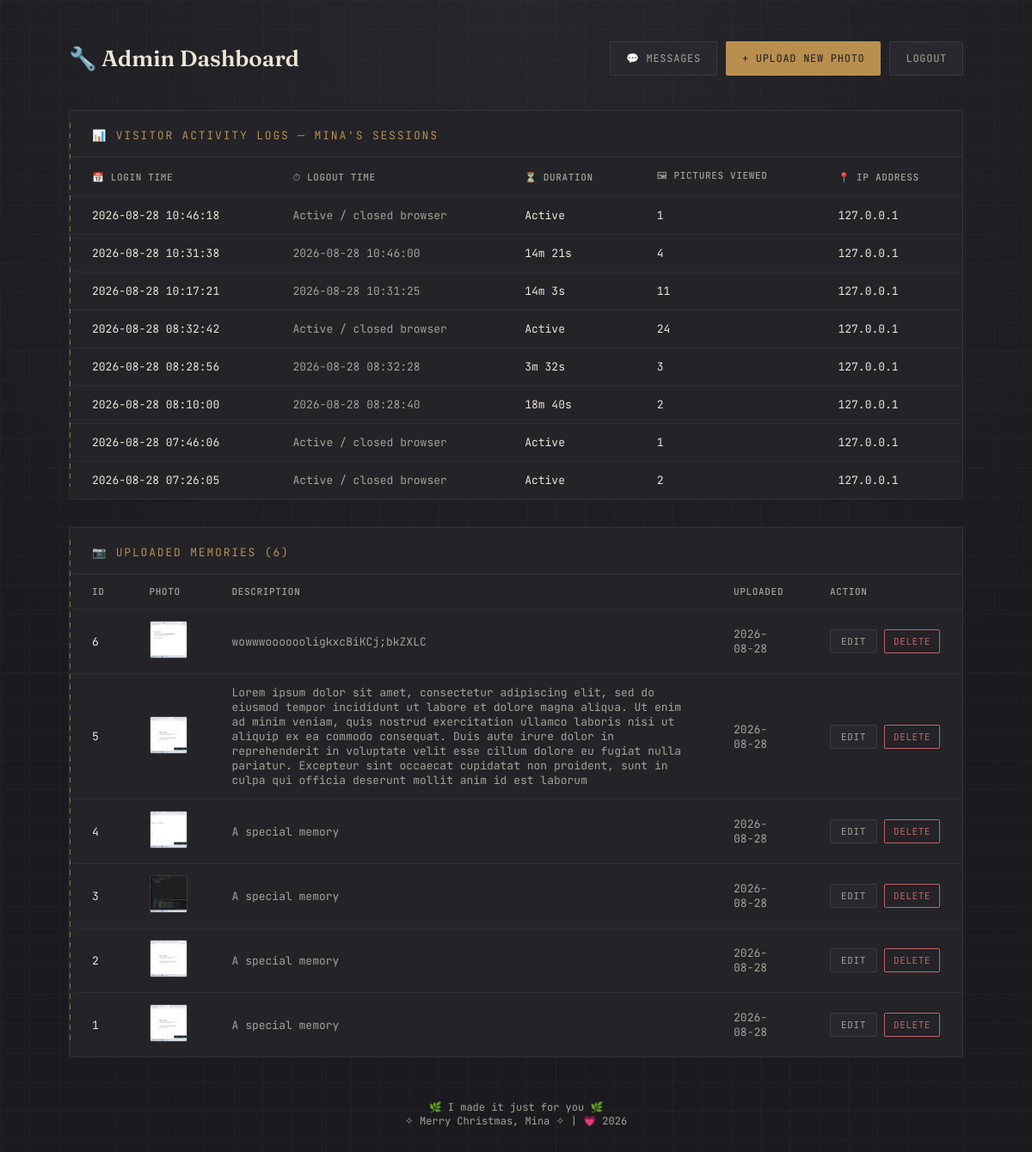
Page /admin (signed in) on the committed database.
### app.py (models this page shows)
class VisitorSession(db.Model):
    id = db.Column(db.Integer, primary_key=True)
    login_time = db.Column(db.DateTime, default=datetime.utcnow)
    logout_time = db.Column(db.DateTime, nullable=True)
    ip_address = db.Column(db.String(64))
    pictures_viewed = db.Column(db.Integer, default=0)
    @property
    def duration_display(self):
        if not self.logout_time:
            return "Active"
        delta = self.logout_time - self.login_time
        minutes, seconds = divmod(int(delta.total_seconds()), 60)
        return f"{minutes}m {seconds}s"

class Memory(db.Model):
    id = db.Column(db.Integer, primary_key=True)
    description = db.Column(db.String(300), default="A special memory")
    uploaded_at = db.Column(db.DateTime, default=datetime.utcnow)
    photos = db.relationship(
        "Photo", backref="memory", cascade="all, delete-orphan",
        order_by="Photo.id"
    )
    @property
    def cover_photo(self):
        return self.photos[0] if self.photos else None

class Photo(db.Model):
    id = db.Column(db.Integer, primary_key=True)
    filename = db.Column(db.String(300), nullable=False)
    memory_id = db.Column(db.Integer, db.ForeignKey("memory.id"), nullable=False)

### app.py (the view)
@app.route("/admin")
@admin_required
def admin_dashboard():
    visits = VisitorSession.query.order_by(VisitorSession.login_time.desc()).all()
    memories = Memory.query.order_by(Memory.uploaded_at.desc()).all()
    return render_template("admin.html", visits=visits, memories=memories)

### app.py (called while the page is built)
def admin_required(view):
    from functools import wraps
    @wraps(view)
    def wrapped(*args, **kwargs):
        if not session.get("is_admin"):
            return redirect(url_for("admin_login"))
        return view(*args, **kwargs)
    return wrapped

### templates/admin.html (shortened to what this page needs)
<!DOCTYPE html>
<html lang="en">
<head>
</head>
<body>
<div class="top">
  <h1>🔧 Admin Dashboard</h1>
  <div class="actions">
    <a class="btn ghost" href="{{ url_for('admin_messages') }}">💬 Messages</a>
    <a class="btn primary" href="{{ url_for('upload') }}">+ Upload New Photo</a>
    <a class="btn ghost" href="{{ url_for('admin_logout') }}">Logout</a>
  </div>
</div>
<div class="panel">
  <div class="panel-header">📊 Visitor Activity Logs — Mina's Sessions</div>
  <table>
    <thead>
      <tr>
        <th>📅 Login Time</th>
        <th>⏱ Logout Time</th>
        <th>⏳ Duration</th>
        <th>🖼 Pictures Viewed</th>
        <th>📍 IP Address</th>
      </tr>
    </thead>
    <tbody>
      {% for v in visits %}
      <tr>
        <td>{{ v.login_time.strftime('%Y-%m-%d %H:%M:%S') }}</td>
        <td class="dim">{{ v.logout_time.strftime('%Y-%m-%d %H:%M:%S') if v.logout_time else 'Active / closed browser' }}</td>
        <td>{{ v.duration_display }}</td>
        <td>{{ v.pictures_viewed or 'None yet' }}</td>
        <td>{{ v.ip_address }}</td>
      </tr>
      {% else %}
      <tr class="empty-row"><td colspan="5">No visits logged yet.</td></tr>
      {% endfor %}
    </tbody>
  </table>
</div>
<div class="panel">
  <div class="panel-header">📷 Uploaded Memories ({{ memories|length }})</div>
  <table>
    <thead>
      <tr>
        <th>ID</th>
        <th>Photo</th>
        <th>Description</th>
        <th>Uploaded</th>
        <th>Action</th>
      </tr>
    </thead>
    <tbody>
      {% for m in memories %}
      <tr>
        <td>{{ m.id }}</td>
        <td>
          {% if m.cover_photo %}
            <img class="thumb-sm" src="{{ url_for('static', filename='uploads/' + m.cover_photo.filename) }}" alt="">
          {% else %}
            —
          {% endif %}
        </td>
        <td class="dim">{{ m.description }}</td>
        <td class="dim">{{ m.uploaded_at.strftime('%Y-%m-%d') }}</td>
        <td>
          <div style="display:flex; gap:8px;">
            <a class="btn ghost" style="padding:6px 12px; font-size:11px;"
               href="{{ url_for('edit_memory', memory_id=m.id) }}">Edit</a>
            <form method="POST" action="{{ url_for('delete_memory', memory_id=m.id) }}"
                  onsubmit="return confirm('Delete this memory permanently?');">
              <button class="del-btn" type="submit">Delete</button>
            </form>
          </div>
        </td>
      </tr>
      {% else %}
      <tr class="empty-row"><td colspan="5">Nothing uploaded yet.</td></tr>
      {% endfor %}
    </tbody>
  </table>
</div>
<footer>
  🌿 I made it just for you 🌿<br>
  ✧ Merry Christmas, Mina ✧ | 💗 2026
</footer>
</body>
</html>

### templates/admin.html (style rules this page uses)
:root { --ink:#1b1b1f; --panel:#232328; --panel-2:#28282e; --parchment:#ece5d6; --parchment-dim:#a7a297; --brass:#b98f4f; --brass-dim:#8a6c3e; --alert:#c1666b; }
* { box-sizing:border-box; }
body { margin:0; min-height:100vh; font-family:'JetBrains Mono', monospace; background:radial-gradient(circle at 50% 0%, #26262c, var(--ink) 60%); color:var(--parchment); padding:48px 5vw 90px; }
body::before { content:""; position:fixed; inset:0; background-image: linear-gradient(rgba(236,229,214,.028) 1px, transparent 1px), linear-gradient(90deg, rgba(236,229,214,.028) 1px, transparent 1px); background-size:34px 34px; pointer-events:none; }
.top { max-width:1040px; margin:0 auto 40px; display:flex; align-items:center; justify-content:space-between; flex-wrap:wrap; gap:16px; position:relative; z-index:1; }
h1 { font-family:'Fraunces', serif; font-weight:600; font-size:26px; margin:0; display:flex; align-items:center; gap:10px; }
.actions { display:flex; gap:10px; }
.btn { font-family:'JetBrains Mono', monospace; font-size:12px; letter-spacing:.06em; text-transform:uppercase; text-decoration:none; padding:11px 18px; border-radius:2px; border:1px solid transparent; transition:transform .15s ease; }
.btn.primary { background:var(--brass); color:var(--ink); }
.btn.ghost { background:var(--panel-2); color:var(--parchment-dim); border-color:#3a3a41; }
.panel { max-width:1040px; margin:0 auto 32px; background:var(--panel); border:1px solid #333338; border-radius:2px; position:relative; z-index:1; overflow:hidden; }
.panel::before { content:""; position:absolute; top:14px; bottom:14px; left:0; width:1px; background:repeating-linear-gradient(to bottom, var(--brass-dim) 0 6px, transparent 6px 12px); }
.panel-header { padding:20px 26px 16px; font-size:13px; letter-spacing:.14em; text-transform:uppercase; color:var(--brass); display:flex; align-items:center; gap:8px; border-bottom:1px solid #333338; }
table { width:100%; border-collapse:collapse; }
th, td { text-align:left; padding:13px 26px; font-size:13px; border-bottom:1px solid #2c2c33; }
th { color:var(--parchment-dim); font-weight:500; text-transform:uppercase; letter-spacing:.06em; font-size:11px; }
tr:last-child td { border-bottom:none; }
td.dim { color:var(--parchment-dim); }
.thumb-sm { width:44px; height:44px; object-fit:cover; border-radius:2px; border:1px solid #3a3a41; }
.del-btn { background:none; border:1px solid var(--alert); color:var(--alert); font-family:'JetBrains Mono', monospace; font-size:11px; padding:6px 10px; border-radius:2px; cursor:pointer; text-transform:uppercase; letter-spacing:.05em; }
footer { text-align:center; margin-top:50px; color:var(--parchment-dim); font-size:12px; position:relative; z-index:1; }

### rows in the picture
VisitorSession: login_time "2026-08-28 10:46:18", logout_time "Active / closed browser", duration_display "Active", pictures_viewed "1", ip_address "127.0.0.1"
VisitorSession: login_time "2026-08-28 10:31:38", logout_time "2026-08-28 10:46:00", duration_display "14m 21s", pictures_viewed "4", ip_address "127.0.0.1"
VisitorSession: login_time "2026-08-28 10:17:21", logout_time "2026-08-28 10:31:25", duration_display "14m 3s", pictures_viewed "11", ip_address "127.0.0.1"
VisitorSession: login_time "2026-08-28 08:32:42", logout_time "Active / closed browser", duration_display "Active", pictures_viewed "24", ip_address "127.0.0.1"
VisitorSession: login_time "2026-08-28 08:28:56", logout_time "2026-08-28 08:32:28", duration_display "3m 32s", pictures_viewed "3", ip_address "127.0.0.1"
VisitorSession: login_time "2026-08-28 08:10:00", logout_time "2026-08-28 08:28:40", duration_display "18m 40s", pictures_viewed "2", ip_address "127.0.0.1"
VisitorSession: login_time "2026-08-28 07:46:06", logout_time "Active / closed browser", duration_display "Active", pictures_viewed "1", ip_address "127.0.0.1"
VisitorSession: login_time "2026-08-28 07:26:05", logout_time "Active / closed browser", duration_display "Active", pictures_viewed "2", ip_address "127.0.0.1"
Memory: id "6", filename (picture), description "wowwwooooooligkxcBiKCj;bkZXLC", uploaded_at "2026-08-28"
Memory: id "5", filename (picture), description "Lorem ipsum dolor sit amet, consectetur adipiscing elit, sed do eiusmod tempor incididunt ut labore et dolore magna aliqua. Ut enim ad minim veniam, quis nostrud exercitation ullamco laboris nisi ut aliquip ex ea commodo consequat. Duis aute irure dolor in reprehenderit in voluptate velit esse cillum dolore eu fugiat nulla pariatur. Excepteur sint occaecat cupidatat non proident, sunt in culpa qui officia deserunt mollit anim id est laborum", uploaded_at "2026-08-28"
Memory: id "4", filename (picture), description "A special memory", uploaded_at "2026-08-28"
Memory: id "3", filename (picture), description "A special memory", uploaded_at "2026-08-28"
Memory: id "2", filename (picture), description "A special memory", uploaded_at "2026-08-28"
Memory: id "1", filename (picture), description "A special memory", uploaded_at "2026-08-28"

### other values in the picture
{{ memories|length }} "6"
